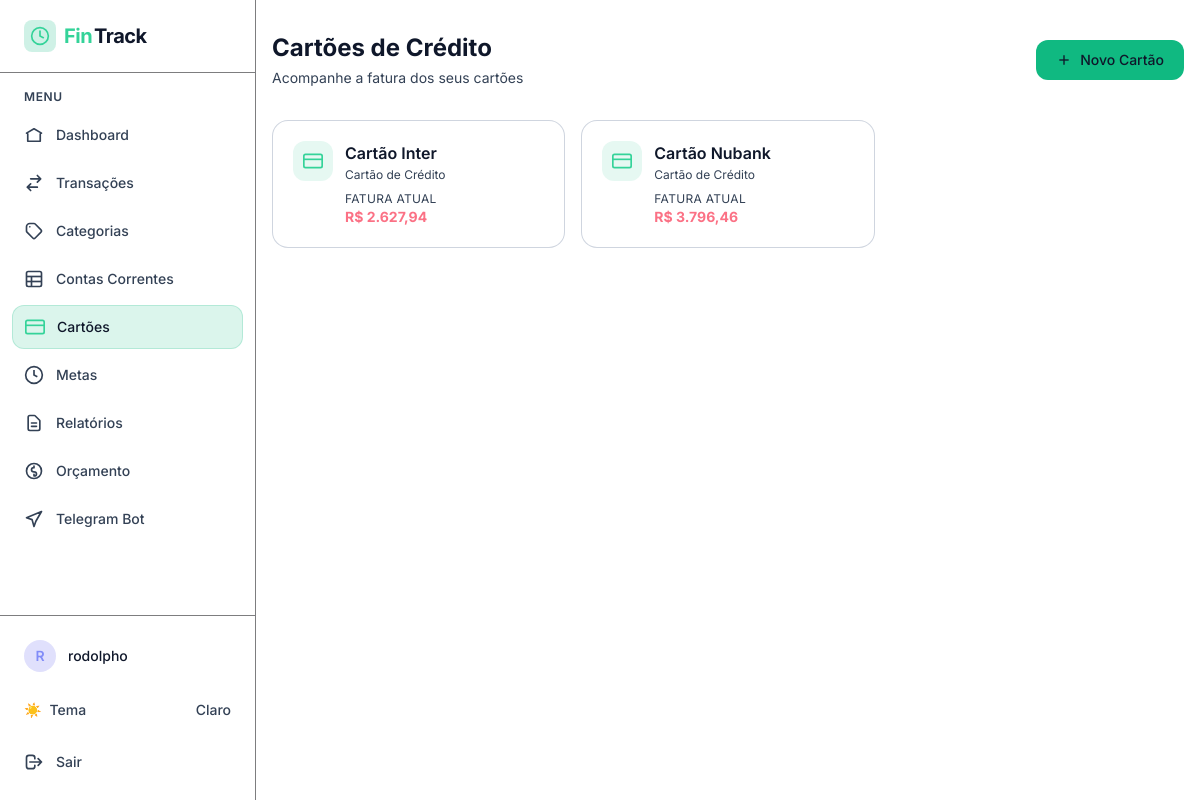
/financas/cartao/ (signed in), run on an earlier commit of the app's database.
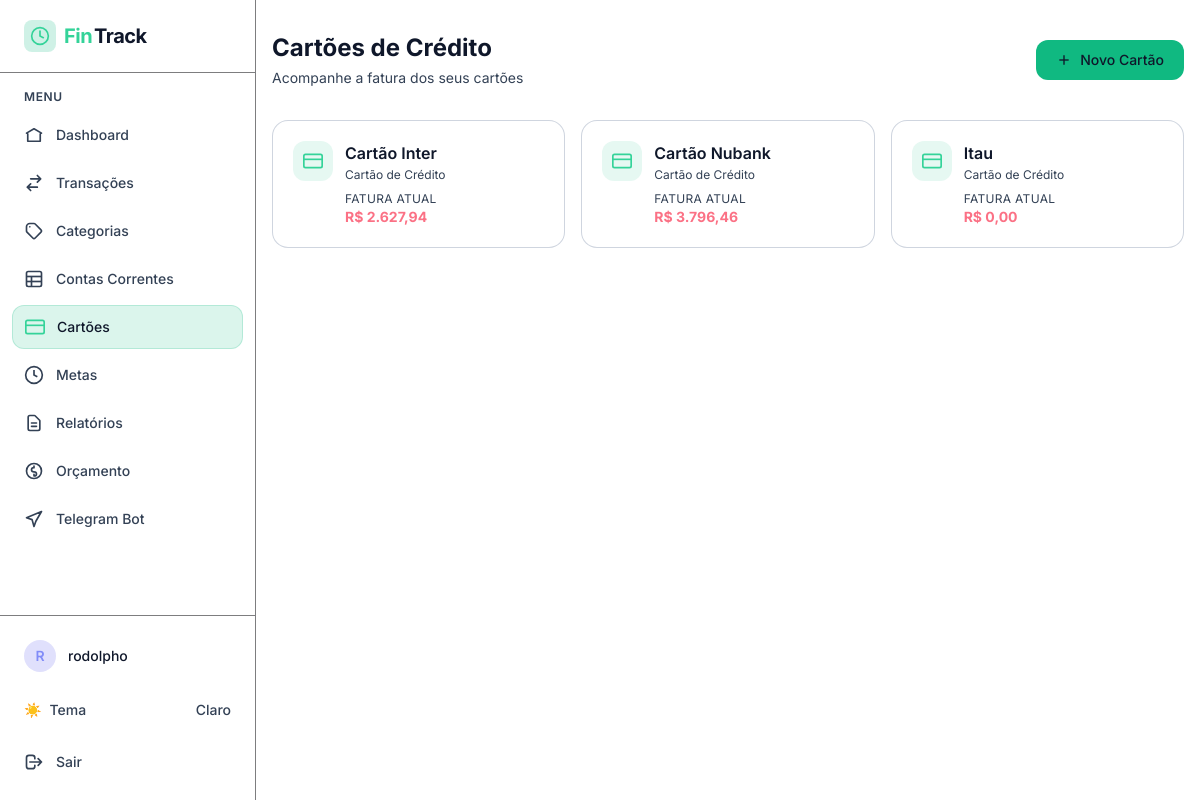
And on a later commit of the database.
### finances/models.py (models this page shows, shortened)
class Account(models.Model):
    TIPO_CHOICES = [
        ('conta_corrente', 'Conta Corrente'),
        ('carteira', 'Carteira'),
        ('cartao_credito', 'Cartão de Crédito'),
    ]
    nome = models.CharField(max_length=100)
    tipo = models.CharField(max_length=20, choices=TIPO_CHOICES, default='conta_corrente')
    usuario = models.ForeignKey(User, on_delete=models.CASCADE, related_name='contas')
    class Meta:
        verbose_name = 'Conta'
        verbose_name_plural = 'Contas'
        unique_together = ['nome', 'usuario']

### finances/views.py (the view)
# urls.py: path('cartao/', views.CartaoCreditoListView.as_view(), name='cartao_credito_list'),
class CartaoCreditoListView(LoginRequiredMixin, ListView):
    model = Account
    template_name = 'finances/cartao_credito_list.html'
    context_object_name = 'cartoes'
    def get_queryset(self):
        return Account.objects.filter(
            usuario=self.request.user,
            tipo='cartao_credito',
        ).order_by('nome')
    def get_context_data(self, **kwargs):
        ctx = super().get_context_data(**kwargs)
        ctx['cartoes_com_fatura'] = [
            (cartao, selectors.get_account_balance(cartao.pk, self.request.user))
            for cartao in ctx['cartoes']
        ]
        return ctx

### finances/selectors.py (called while the page is built)
def get_account_balance(account_id: int, user) -> Decimal:
    conta = get_object_or_404(Account, pk=account_id, usuario=user)
    qs = Transaction.objects.filter(conta=conta, usuario=user)
    entradas = qs.filter(tipo='entrada').aggregate(total=Sum('valor'))['total'] or Decimal('0')
    saidas = qs.filter(tipo='saida').aggregate(total=Sum('valor'))['total'] or Decimal('0')
    if conta.tipo == 'cartao_credito':
        return saidas
    return entradas - saidas

### finances/templates/finances/cartao_credito_list.html (shortened to what this page needs)
{% extends 'base.html' %}
{% block content %}
<div class="min-h-screen bg-zinc-950 py-8 px-4">
  <div class="w-full mx-auto">
    <div class="flex flex-col sm:flex-row sm:items-center sm:justify-between gap-4 mb-8">
      <div>
        <h1 class="text-2xl font-bold text-white">Cartões de Crédito</h1>
        <p class="text-zinc-400 text-sm mt-1">Acompanhe a fatura dos seus cartões</p>
      </div>
      <a href="{% url 'finances:cartao_credito_create' %}"
        class="inline-flex items-center gap-2 bg-emerald-500 hover:bg-emerald-600 text-white font-medium px-5 py-2.5 rounded-xl transition-colors text-sm">
        <svg xmlns="http://www.w3.org/2000/svg" class="w-4 h-4" viewBox="0 0 24 24" fill="none" stroke="currentColor"
          stroke-width="2" aria-hidden="true">
          <line x1="12" y1="5" x2="12" y2="19" />
          <line x1="5" y1="12" x2="19" y2="12" />
        </svg>
        Novo Cartão
      </a>
    </div>
    {% if cartoes %}
    <div class="grid grid-cols-1 sm:grid-cols-2 lg:grid-cols-3 gap-4">
      {% for cartao, fatura in cartoes_com_fatura %}
      <div class="glass rounded-2xl p-5 hover:bg-zinc-800/30 transition-colors group">
        <div class="flex items-start justify-between gap-3">
          <div class="flex items-start gap-3 flex-1 min-w-0">
            <div class="w-10 h-10 rounded-xl flex items-center justify-center shrink-0 bg-emerald-500/10"
              aria-hidden="true">
              <svg class="w-5 h-5 text-emerald-400" viewBox="0 0 24 24" fill="none" stroke="currentColor"
                stroke-width="2" aria-hidden="true">
                <rect x="1" y="4" width="22" height="16" rx="2" ry="2" />
                <line x1="1" y1="10" x2="23" y2="10" />
              </svg>
            </div>
            <div class="min-w-0">
              <p class="font-semibold text-white truncate">{{ cartao.nome }}</p>
              <p class="text-xs text-zinc-400 mt-0.5">Cartão de Crédito</p>
              <div class="mt-2">
                <p class="text-xs text-zinc-500 uppercase tracking-wide">Fatura atual</p>
                <p class="text-sm font-bold text-rose-400" aria-label="Fatura: R$ {{ fatura|floatformat:"2g" }}">
                  R$ {{ fatura|floatformat:"2g" }}
                </p>
              </div>
            </div>
          </div>
        </div>
      </div>
      {% endfor %}
    </div>
    {% endif %}
  </div>
</div>
{% endblock %}

What changed in the data, as far as the page shows it:
added Account: nome "Itau", fatura "0,00"
